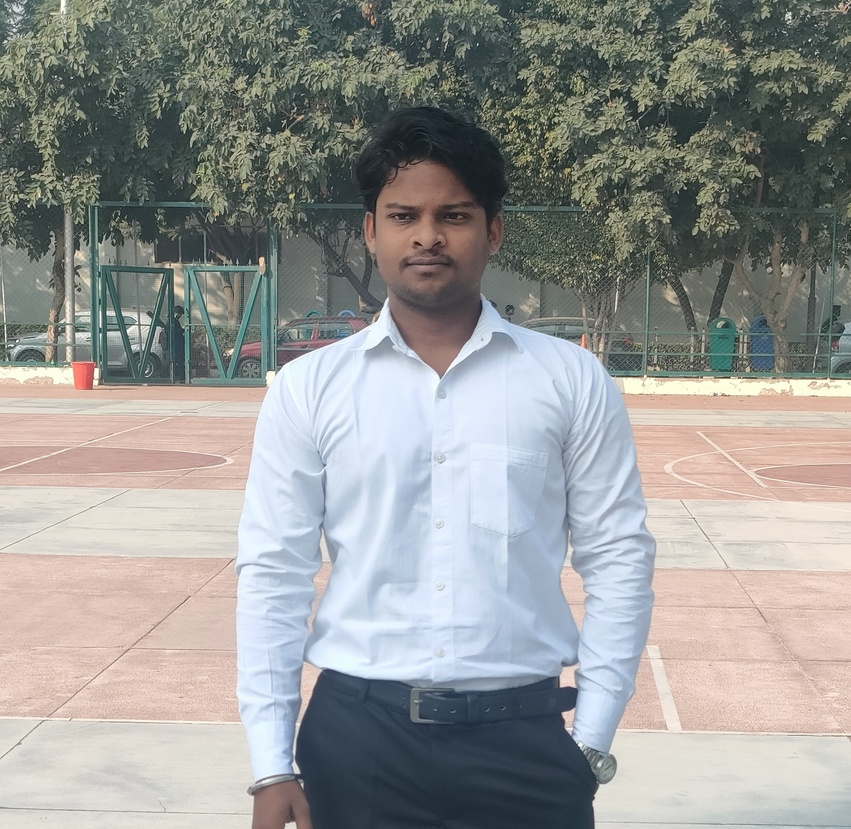
#> input picture DP2.jpg, 851 x 829 px, shrunk from 2608 x 2543 before the run
$ python Exp1.py
#> lines starting #> are read from the running program, lines starting #| are printed output that depends on the picture
import cv2
import matplotlib.pyplot as plt

def display_image(title, image, cmap=None):
    plt.figure(figsize=(8, 8))
    if cmap:
        plt.imshow(image, cmap=cmap)
    else:
        plt.imshow(cv2.cvtColor(image, cv2.COLOR_BGR2RGB))
    plt.title(title)
    plt.axis('off')
    plt.show()

image_path = 'DP2.jpg'
image = cv2.imread(image_path)
#> image is the input picture: shape (829, 851, 3); mean B, G, R 148.8, 151.1, 150

if image is None:
    print(f"Error: Unable to read image file {image_path}")
else:
    display_image('Original Image (BGR)', image)

    rgb_image = cv2.cvtColor(image, cv2.COLOR_BGR2RGB)
    display_image('RGB Image', rgb_image)

    gray_image = cv2.cvtColor(image, cv2.COLOR_BGR2GRAY)
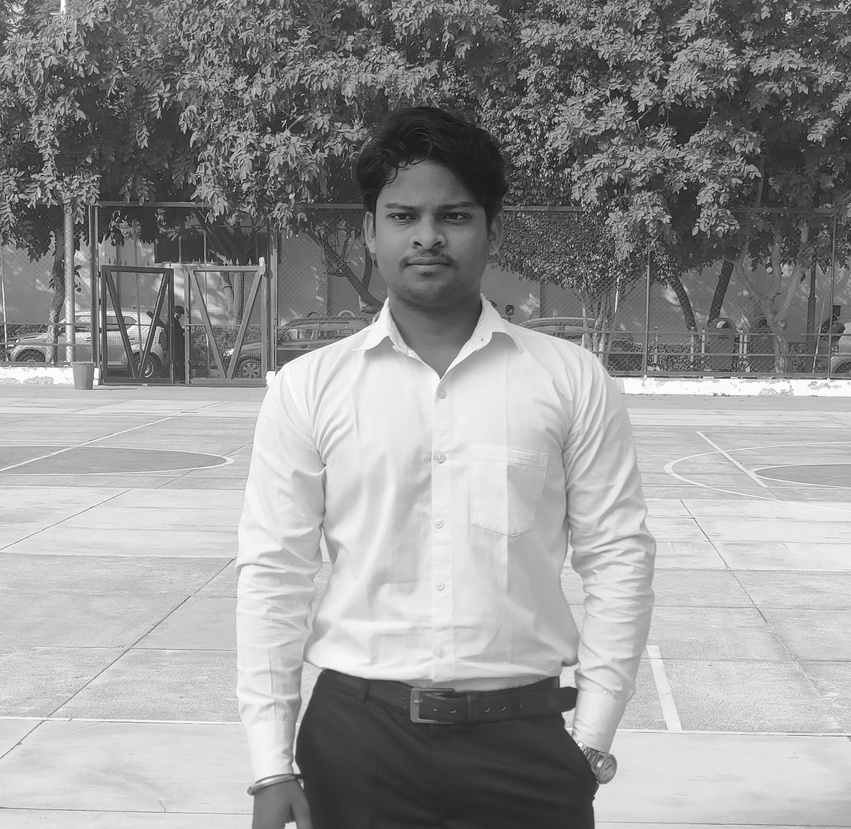
#> gray_image: shape (829, 851); min 8, max 255, mean 150.5
    display_image('Grayscale Image', gray_image, cmap='gray')

    hsv_image = cv2.cvtColor(image, cv2.COLOR_BGR2HSV)
#> hsv_image: shape (829, 851, 3); mean H, S, V 59.9, 39.8, 161.8
    display_image('HSV Image', hsv_image)
#> call 4 of display_image, with title = 'HSV Image'
#> in display_image (call 4), `plt.show()`:
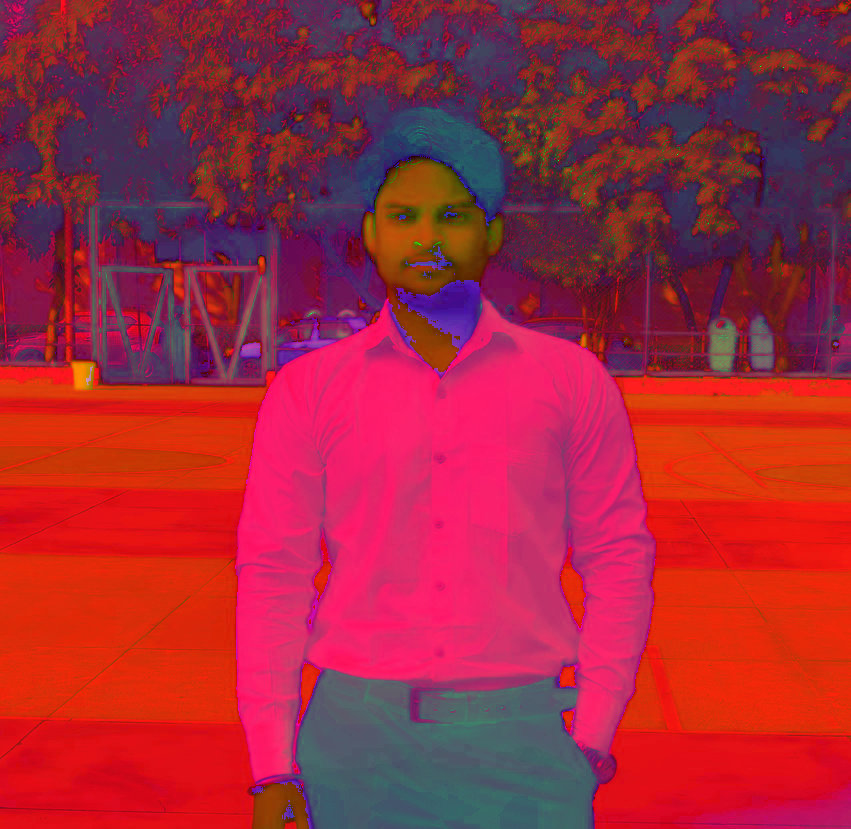
#> shown: shape (829, 851, 3); mean R, G, B 161.8, 39.8, 59.9

    lab_image = cv2.cvtColor(image, cv2.COLOR_BGR2Lab)
#> lab_image: shape (829, 851, 3); mean of channels 0, 1, 2 156.6, 127.3, 129.2
    display_image('Lab Image', lab_image)
#> in display_image (call 5), `plt.show()`:
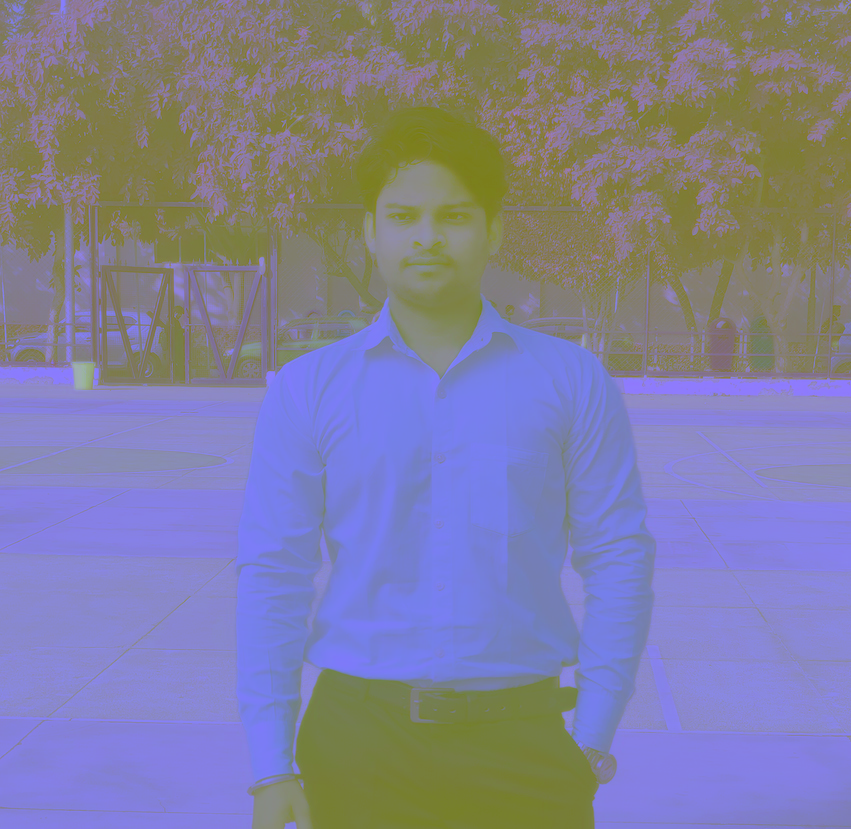
#> shown: shape (829, 851, 3); mean R, G, B 129.2, 127.3, 156.6

    cv2.imwrite('rgb_image.jpg', cv2.cvtColor(rgb_image, cv2.COLOR_RGB2BGR))
    cv2.imwrite('gray_image.jpg', gray_image)
    cv2.imwrite('hsv_image.jpg', hsv_image)
    cv2.imwrite('lab_image.jpg', lab_image)

    print("Processed images saved successfully.")
